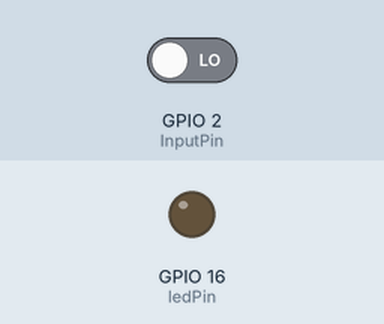
This sketch was run on a simulated ESP8266 (NodeMCU). Parts: output pins drawn as LEDs (lit = HIGH). Inputs (shaded band) come from the test bench; at power-on: GPIO 2 (InputPin) LOW. WiFi joins after 1.5 s; servers stay silent unless stated; what the sketch prints to the serial monitor is not drawn.

Above: at 0.0 s.
At 1.6 s:
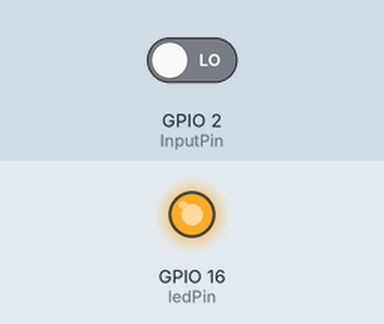
Timing chart, 0 to 3.1 s (numbered marks = the images above):
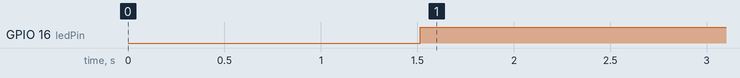

The sketch:

sketch_nov08a.ino
```cpp
#include <ESP8266WiFi.h>
#include <WiFiClient.h>
#include <ESP8266WebServer.h>
#include <SocketIOClient.h>
#include <SerialCommands.h>

// Replace with your network credentials
const char* ssid = "Redmi";
const char* password = "12345678";

ESP8266WebServer server(80);   //instantiate server at port 80 (http port)

String page = "";
int InputPin = 2;   //using digital pin10 as input
int ledPin = 16;
bool Pin_Status = LOW;
void setup(void){
  //the HTML of the web page
  page = "<h1><h1>NodeMCU Web Server</h1><p><a href=\"status\"><button>Get</button></a>&nbsp;</p>";
  //make the LED pin output and initially turned off

  pinMode(InputPin, INPUT);  //input declaration
    pinMode(ledPin, OUTPUT);
    //Bật baudrate ở mức 115200 để giao tiếp với máy tính qua Serial
    Serial.begin(115200);
    delay(10);

    //kết nối vào mạng Wifi
    Serial.println();
    Serial.print("Ket noi vao mang ");
    Serial.println(ssid);
    WiFi.begin(ssid, password);

    //Chờ đến khi đã được kết nối
    while (WiFi.status() != WL_CONNECTED) {
        delay(500);
        Serial.print('.');
    }
//
    Serial.println();
    Serial.println(F("Da ket noi WiFi"));
    Serial.println(F("Di chi IP cua ESP8266 (Socket Client ESP8266): "));
    Serial.println(WiFi.localIP());

  server.on("/", [](){
    server.send(200, "text/html", page);
  });
  server.on("/status", [](){
    //delay(1000);
  });
  server.begin();
  Serial.println("Web server started!");
}

void loop(void){
  server.handleClient();
  Pin_Status = digitalRead(InputPin);
  Serial.print(Pin_Status);
  if (Pin_Status == HIGH){
    digitalWrite(ledPin, LOW);
    page = "<h1>NodeMCU Web Server</h1><p><a href=\"status\"><button>Get</button></a>&nbsp;<br><p>status:no motion</p></p>";
    server.send(200, "text/html", page);
     delay(1000);
  }
  if (Pin_Status == LOW){
    digitalWrite(ledPin, HIGH);
    delay(200);
    page = "<h1>NodeMCU Web Server</h1><p><a href=\"status\"><button>Get</button></a>&nbsp;<br><p>status: motion detected</p></p>";
    server.send(200, "text/html", page);
     delay(1000);
  }
}
```

Measured:
- by itself, GPIO 16 (ledPin): LOW → HIGH at 1.5 s
